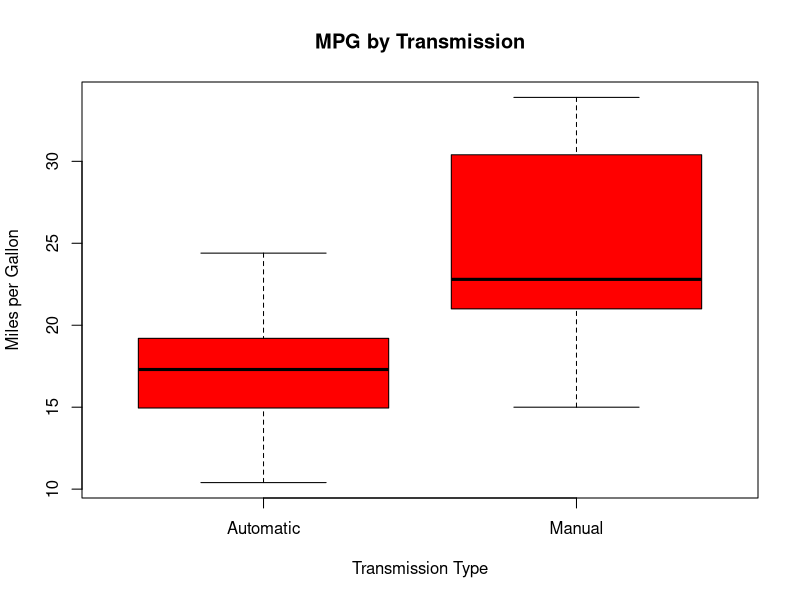
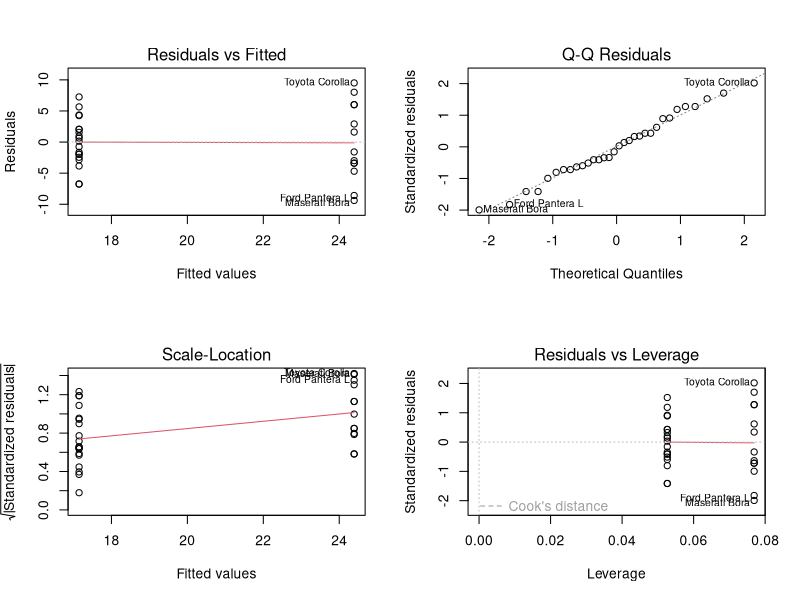

Source code (R) for these figures, in order:
## ---- chunk 1
mtcars$am <- factor(mtcars$am, levels=c(0,1), labels=c("Automatic","Manual"))
mtcars$cyl <- factor(mtcars$cyl); mtcars$vs <- factor(mtcars$vs)
## ---- chunk 2
(summaryBaselm <- summary(baselm <- lm(mpg ~ am, data=mtcars)))
(ciBaselm <- confint(baselm))  # confidence intervals of the coefficients
## ---- chunk 3
plot(mpg ~ am, mtcars, col="red",
     xlab="Transmission Type", ylab="Miles per Gallon",
     main="MPG by Transmission")
## ---- chunk 4
par(mfrow=c(2,2))
plot(baselm)
## ---- chunk 5
summary(mtcars)
